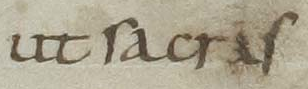
#> input picture word.png, 308 x 89 px
$ python rotation.py
#> lines starting #> are read from the running program, lines starting #| are printed output that depends on the picture
import cv2
import numpy as np
import random
import math

def rotar_imagen_aleatoria(ruta_imagen, ruta_salida, angulo_min=-3.0, angulo_max=3.0):
    """
    Rota una imagen un ángulo aleatorio entre angulo_min y angulo_max.
    Ajusta el lienzo para que no se corten las esquinas y rellena con blanco.
    """
#> called with ruta_imagen = 'word.png', ruta_salida = 'word_rotado.png', angulo_min = -3, angulo_max = 3

    # 1. Leer la imagen
    imagen = cv2.imread(ruta_imagen)
#> imagen is the input picture: shape (89, 308, 3); mean B, G, R 143.3, 163.9, 171.8
    if imagen is None:
        print(f"Error: No se pudo cargar la imagen en {ruta_imagen}")
        return

    # Obtener dimensiones
    alto, ancho = imagen.shape[:2]
#> alto = 89; ancho = 308

    # 2. Generar ángulo aleatorio
    angulo = random.uniform(angulo_min, angulo_max)
    print(f"Ángulo de rotación aplicado: {angulo:.2f}°")

    # 3. Calcular el centro de la imagen
    centro = (ancho // 2, alto // 2)
#> centro = (154, 44)

    # 4. Obtener la matriz de rotación
    matriz_rotacion = cv2.getRotationMatrix2D(centro, angulo, 1.0)

    # 5. Calcular las nuevas dimensiones del lienzo para que no se corten las esquinas
    coseno = abs(matriz_rotacion[0, 0])
#> coseno = 0.999
    seno = abs(matriz_rotacion[0, 1])
#> seno = 0.0361

    nuevo_ancho = int((alto * seno) + (ancho * coseno))
#> nuevo_ancho = 311
    nuevo_alto = int((alto * coseno) + (ancho * seno))
#> nuevo_alto = 100

    # 6. Ajustar la matriz de rotación para centrar la imagen en el nuevo lienzo
    matriz_rotacion[0, 2] += (nuevo_ancho / 2) - centro[0]
    matriz_rotacion[1, 2] += (nuevo_alto / 2) - centro[1]

    # 7. Aplicar la rotación
    # borderMode=cv2.BORDER_CONSTANT y borderValue=(255, 255, 255) rellena con blanco
    # Si tu documento es oscuro, cambia el borderValue a (0, 0, 0)
    imagen_rotada = cv2.warpAffine(
        imagen,
        matriz_rotacion,
        (nuevo_ancho, nuevo_alto),
        flags=cv2.INTER_CUBIC,
        borderMode=cv2.BORDER_CONSTANT,
        borderValue=(255, 255, 255)
    )
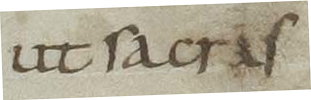
#> imagen_rotada: shape (100, 311, 3); mean B, G, R 156.4, 174.6, 181.6

    # 8. Guardar y/o mostrar el resultado
    cv2.imwrite(ruta_salida, imagen_rotada)
    print(f"Imagen guardada en: {ruta_salida}")

    # [7 lines of commented-out code are left out]
if __name__ == "__main__":
    # Reemplaza estos nombres con los de tu archivo real
    archivo_entrada = "word.png"
    archivo_salida = "word_rotado.png"

    # Llamar a la función
    rotar_imagen_aleatoria(archivo_entrada, archivo_salida)
